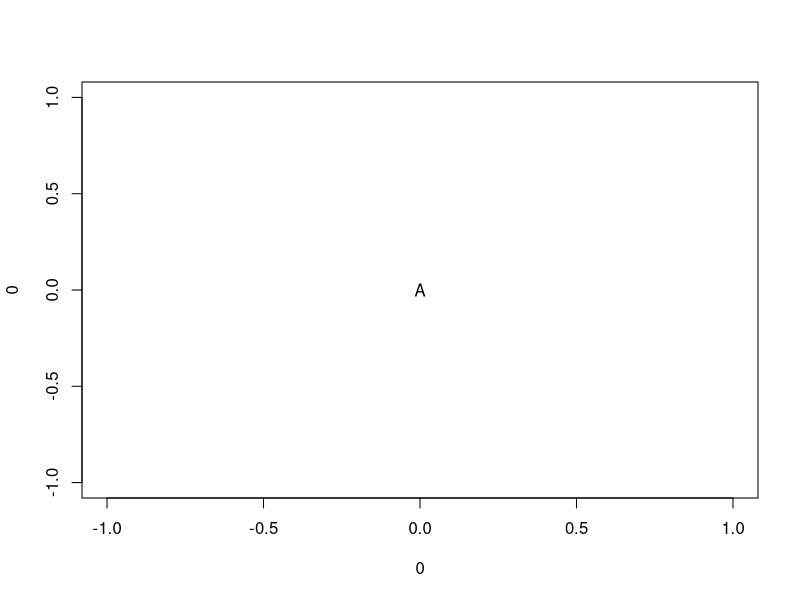
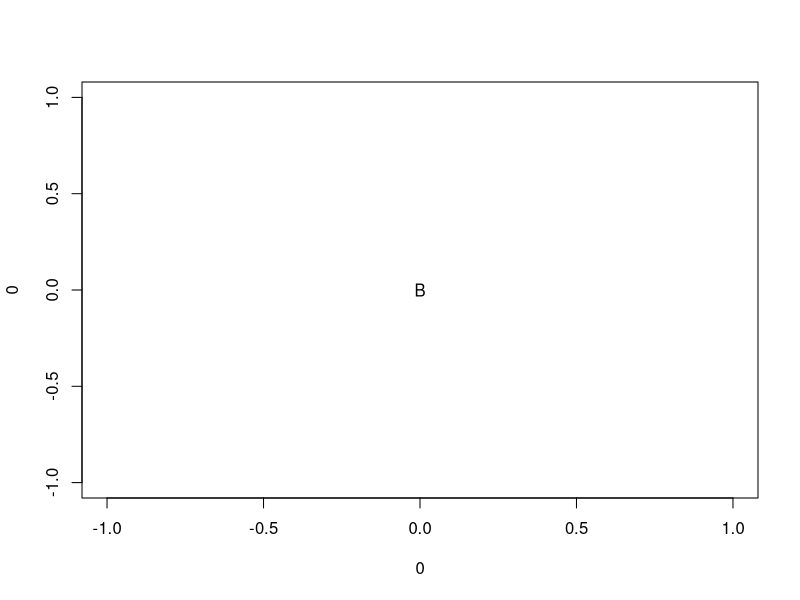
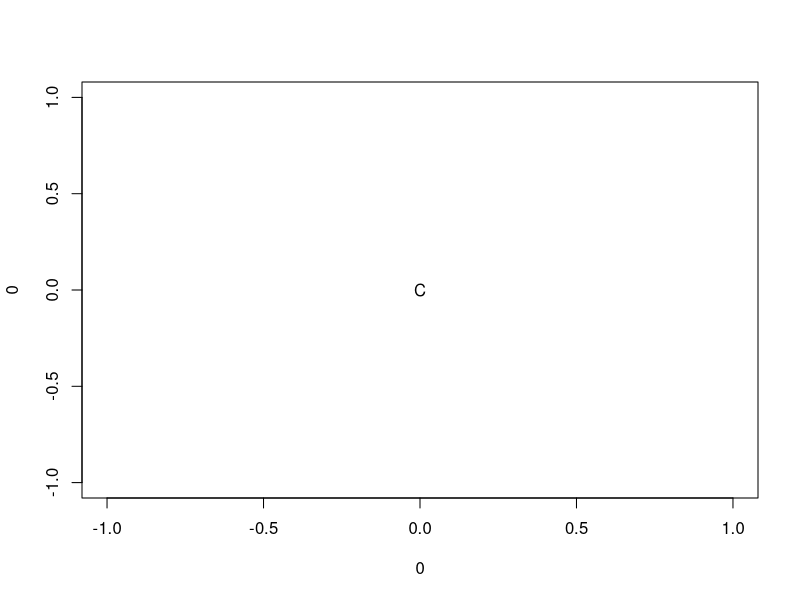

Write R code to recreate these figures, in order.
## ---- chunk 1
for(i in 1:3) {
  cat('\n## ', LETTERS[i], '\n\n')
  plot(0, 0, pch = LETTERS[i])
}
